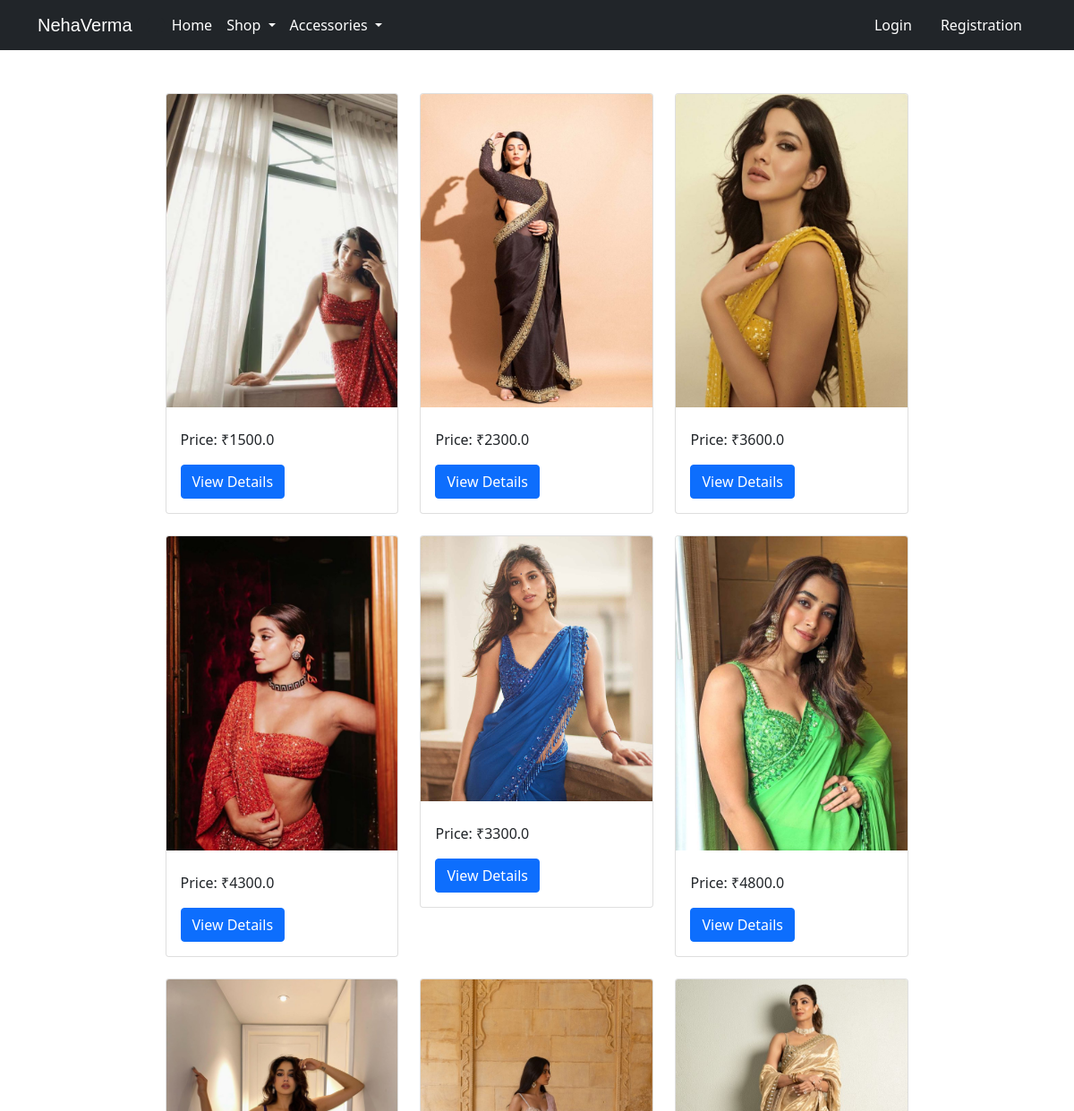
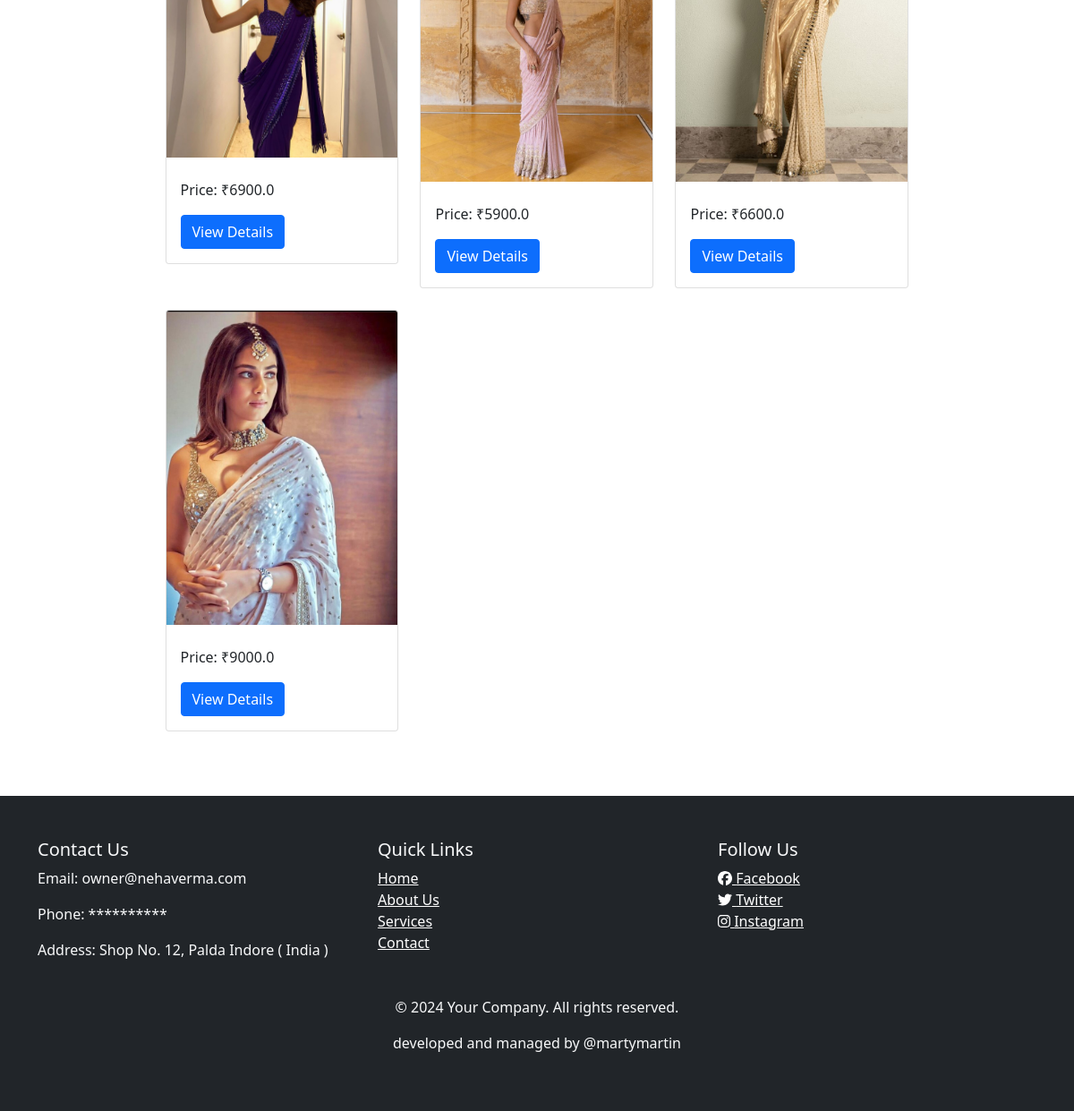
The app's page /sari/ with its own data (2 pictures, top to bottom).
### app/models.py (models this page shows, shortened)
class Product(models.Model):
    title = models.CharField(max_length=100)
    selling_price = models.FloatField()
    discounted_price = models.FloatField()
    description = models.TextField()
    brand = models.CharField(max_length=100)
    category = models.CharField(choices=CATEGORY_CHOICES,max_length=2)
    product_image=models.ImageField(upload_to='productimg')

### app/views.py (the view)
# urls.py: path('sari/', views.sari, name='sari'),
def sari(request,data=None):
 if data == None:
  saris = Product.objects.filter(category='S')
 else:
  saris=Product.objects.filter(category='S')
 return render(request, 'app/cape.html',{'saris':saris})

### app/templates/app/cape.html (shortened to what this page needs)
{% extends 'app/base.html' %}
{% load static %}
{% block main-content %}
<div class="container my-5">
    <div class="row justify-content-center">
        <div class="col-md-9">
            <div class="row">
                {% for sari in saris %}
                <div class="col-md-4 mb-4">
                    <div class="card">
                        <img src="{{ sari.product_image.url }}" class="card-img-top" alt="{{ sari.title }}">
                        <div class="card-body">
                            <p class="card-text">Price: ₹{{ sari.discounted_price }}</p>
                            <a href="{% url 'product-detail' sari.id %}" class="btn btn-primary">View Details</a>
                        </div>
                    </div>
                </div>
                {% endfor %}
            </div>
        </div>
    </div>
</div>
{% endblock main-content %}

### app/templates/app/base.html (shortened to what this page needs)
<!doctype html>
{% load static %}
<html lang="en">
  <head>
    <link href="https://cdn.jsdelivr.net/npm/bootstrap@5.0.0-beta1/dist/css/bootstrap.min.css" rel="stylesheet">
    <link rel="stylesheet" href="{% static 'app/css/owl.carousel.min.css' %}">
    <link rel="stylesheet" href="{% static 'app/css/all.min.css' %}">
    <link rel="stylesheet" href="{% static 'app/css/style.css' %}">
  </head>
  <body>
    <nav class="navbar navbar-expand-lg navbar-dark bg-dark">
     <div class="container">
       <a class="navbar-brand" style='font-family: Impact, sans-serif;' href="/">NehaVerma</a>
       <i class="fa-solid fa-shop ms-auto"></i>
       <div class="collapse navbar-collapse" id="navbarSupportedContent">
         <ul class="navbar-nav me-auto mb-2 mb-lg-0">
           <li class="nav-item">
             <a class="nav-link active" aria-current="page" href="/">Home</a>
           </li>
           <li class="nav-item dropdown">
             <a class="nav-link dropdown-toggle text-white" href="#" id="electronicsDropdown" role="button" data-bs-toggle="dropdown" aria-expanded="false">
               Shop
             </a>
           </li>
           <li class="nav-item dropdown">
             <a class="nav-link dropdown-toggle text-white" href="#" id="fashionDropdown" role="button" data-bs-toggle="dropdown" aria-expanded="false">
              Accessories
             </a>
           </li>
         </ul>
         <div>
          <ul class="navbar-nav me-auto mb-2 mb-lg-0">
            {% if request.user.is_authenticated %}
           <li class="nav-item dropdown mx-2">
              <a class="nav-link dropdown-toggle text-white" href="#" id="profileDropdown" role="button" data-bs-toggle="dropdown" aria-expanded="false">
                {{request.user.username}}
              </a>
              <ul class="dropdown-menu" aria-labelledby="profileDropdown">
                <li><a class="dropdown-item" href="{% url 'profile' %}">Profile</a></li>
                <li><a class="dropdown-item" href="{% url 'orders' %}">Orders</a></li>
                <li><a class="dropdown-item" href="{% url 'passwordchange' %}">Change Password</a></li>
                <li>
                    <form action="{% url 'logout' %}" method="POST" class="d-flex">
                        {% csrf_token %}
                        <button type="submit" class="btn btn-link text-black">Logout</button>
                    </form>
                </li>
            </ul>
            </li>
            <li class="nav-item mx-2">
             <a href="{% url 'showcart' %}" class="nav-link text-white"><span class="badge bg-danger"></span> Cart </a>
            </li>
            {% else %}
            <li class="nav-item mx-2">
             <a href="{% url 'login' %}" class="nav-link text-white">Login</a>
            </li>
            <li class="nav-item mx-2">
             <a href="{% url 'customerregistration' %}" class="nav-link text-white">Registration</a>
            </li>
            {% endif %}
          </ul>
         </div>
       </div>
     </div>
    </nav>
    {% block main-content %} {% endblock main-content %}
    <footer class="container-fluid bg-dark text-light py-5">
      <div class="container">
          <div class="row">
              <div class="col-md-4">
                  <h5>Contact Us</h5>
                  <p>Email: owner@nehaverma.com</p>
                  <p>Phone: **********</p>
                  <p>Address: Shop No. 12, Palda Indore ( India )</p>
              </div>
              <div class="col-md-4">
                  <h5>Quick Links</h5>
                  <ul class="list-unstyled">
                      <li><a href="{% url 'home'%}" style="color: white;">Home</a></li>
                      <li><a href="{% url 'about'%}" style="color: white;">About Us</a></li>
                      <li><a href="#" style="color: white;">Services</a></li>
                      <li><a href="{% url 'contact'%}" style="color: white;">Contact</a></li>
                  </ul>
              </div>
              <div class="col-md-4">
                  <h5>Follow Us</h5>
                  <ul class="list-unstyled">
                      <li><a href="#" style="color: white;"><i class="fab fa-facebook"></i> Facebook</a></li>
                      <li><a href="#" style="color: white;"><i class="fab fa-twitter"></i> Twitter</a></li>
                      <li><a href="https://www.instagram.com/perwas.in" style="color: white;"><i class="fab fa-instagram"></i> Instagram</a></li>
                  </ul>
              </div>
          </div>
          <div class="row mt-4">
              <div class="col-md-12 text-center">
                  <p>&copy; 2024 Your Company. All rights reserved.</p>
                  <p>developed and managed by @martymartin</p>
              </div>
          </div>
      </div>
  </footer>
  </body>
</html>

### records on screen
Product: product_image (picture), discounted_price "1500.0"
Product: product_image (picture), discounted_price "2300.0"
Product: product_image (picture), discounted_price "3600.0"
Product: product_image (picture), discounted_price "4300.0"
Product: product_image (picture), discounted_price "3300.0"
Product: product_image (picture), discounted_price "4800.0"
Product: product_image (picture), discounted_price "6900.0"
Product: product_image (picture), discounted_price "5900.0"
Product: product_image (picture), discounted_price "6600.0"
Product: product_image (picture), discounted_price "9000.0"
